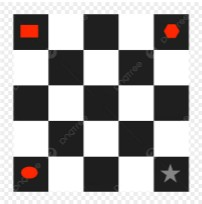
#> input picture image_formation/images/original_image.jpg, 202 x 204 px
$ python geometric_transforms.py
#> lines starting #> are read from the running program, lines starting #| are printed output that depends on the picture
import cv2
import numpy as np
import matplotlib.pyplot as plt
import os


def load_images():
    "Load original and transformed images from images/ folder."
    img_dir = os.path.join(os.path.dirname(__file__), "images")
    original_path = os.path.join(img_dir, "original_image.jpg")
    transformed_path = os.path.join(img_dir, "transformed_image.jpg")

    original = cv2.imread(original_path)
#> original is the input picture: shape (204, 202, 3); mean B, G, R 165, 165.5, 168.3
    transformed = cv2.imread(transformed_path)
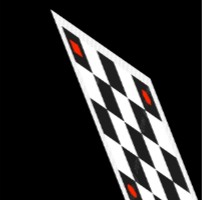
#> input picture image_formation/images/transformed_image.jpg, 202 x 200 px
#> transformed is the input picture: shape (200, 202, 3); mean B, G, R 44.9, 45, 46.1

    return original, transformed


def apply_perspective_transform(img):
    rows, cols = img.shape[:2]
#> rows = 204; cols = 202

    # Rotation: See Below
    # There is an issue with this where, when rotating the provided image
    # it actually cuts off a portion where the image should still be. I tried using copilot
    # to extend the canvas and then condense it back, but this resulted in many failures and
    # made the code difficult to read. So, I left it as is, but outside of this error, I
    # believe the rest of it works correctly.

    angle = 10
    M_rot = cv2.getRotationMatrix2D((cols / 2, rows / 2), angle, 1)
    img_rotated = cv2.warpAffine(img, M_rot, (cols, rows))
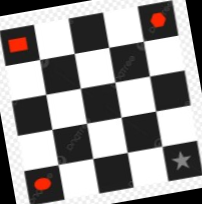
#> img_rotated: shape (204, 202, 3); mean B, G, R 147, 147.5, 150.3
    print(f"Applied rotation: angle = {angle} degrees around center")

    # Translation
    tx, ty = -7, -15
    M_trans = np.float32([[1, 0, tx], [0, 1, ty]])
    img_translated = cv2.warpAffine(img_rotated, M_trans, (cols, rows))
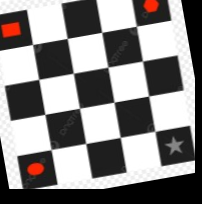
#> img_translated: shape (204, 202, 3); mean B, G, R 132.9, 133.4, 136.1
    print(f"Applied translation: tx = {tx}, ty = {ty}")

    # Scaling
    scale_x, scale_y = 1.05, 1.05
    img_scaled = cv2.resize(img_translated, None, fx=scale_x,
                            fy=scale_y, interpolation=cv2.INTER_LINEAR)
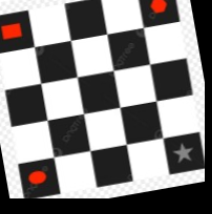
#> img_scaled: shape (214, 212, 3); mean B, G, R 133.1, 133.5, 136.3
    print(f"Applied scaling: scale_x = {scale_x}, scale_y = {scale_y}")

    # Perspective transform
    pts1 = np.float32([
        [0, 0],
        [cols - 1, 0],
        [0, rows - 1],
        [cols - 1, rows - 1]
    ])
#> pts1 = [[0, 0], [201, 0], [0, 203], [201, 203]]
    pts2 = np.float32([
        [50, 10],          # top left corner
        [cols - 50, 75],  # top right corner
        [120, rows],   # top left corner
        [cols + 10, rows + 75]  # bottom-right corner
    ])
    M_persp = cv2.getPerspectiveTransform(pts1, pts2)
    img_persp = cv2.warpPerspective(img_scaled, M_persp, (cols, rows))
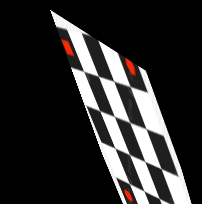
#> img_persp: shape (204, 202, 3); mean B, G, R 44.5, 44.7, 45.8
    print("Applied perspective transformation with custom corner mapping.")

    return img_persp


def display_results(original, transformed, reverse_engineered):
    orig_rgb = cv2.cvtColor(original, cv2.COLOR_BGR2RGB)
    trans_rgb = cv2.cvtColor(transformed, cv2.COLOR_BGR2RGB)
    rev_rgb = cv2.cvtColor(reverse_engineered, cv2.COLOR_BGR2RGB)

    plt.figure(figsize=(15, 5))

    plt.subplot(1, 3, 1)
    plt.imshow(orig_rgb)
    plt.title("Original Image")
    plt.axis("off")

    plt.subplot(1, 3, 2)
    plt.imshow(trans_rgb)
    plt.title("Provided Transformed Image")
    plt.axis("off")

    plt.subplot(1, 3, 3)
    plt.imshow(rev_rgb)
    plt.title("New Transformed Image")
    plt.axis("off")

    plt.show()


def main():
    original, transformed = load_images()
    reverse_engineered = apply_perspective_transform(original)

    display_results(original, transformed, reverse_engineered)


if __name__ == "__main__":
    main()
